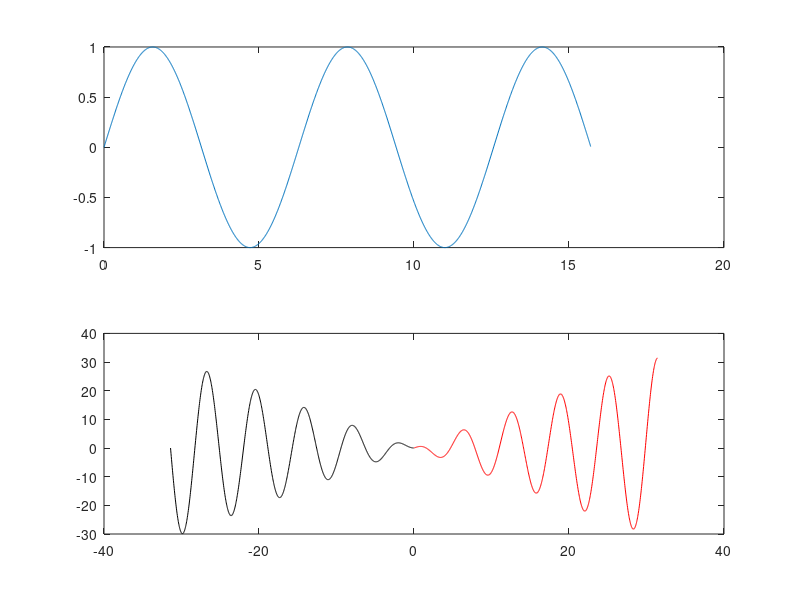
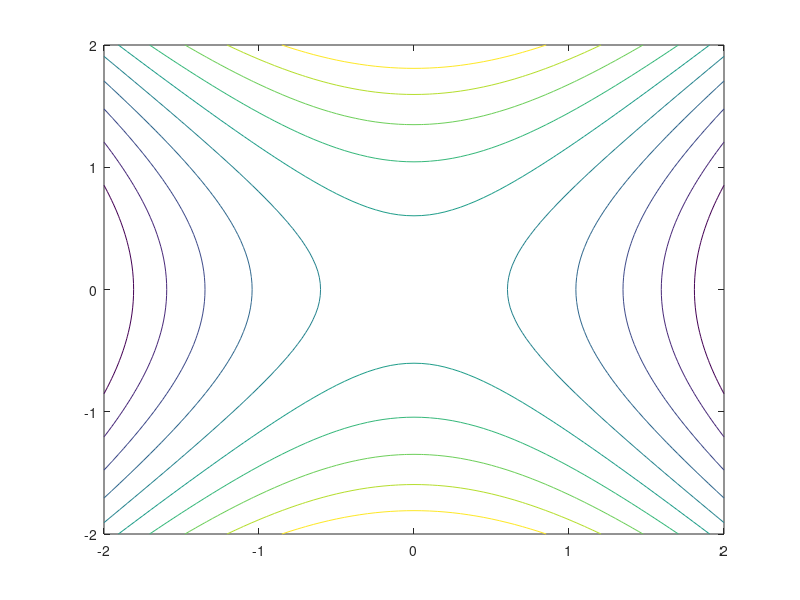
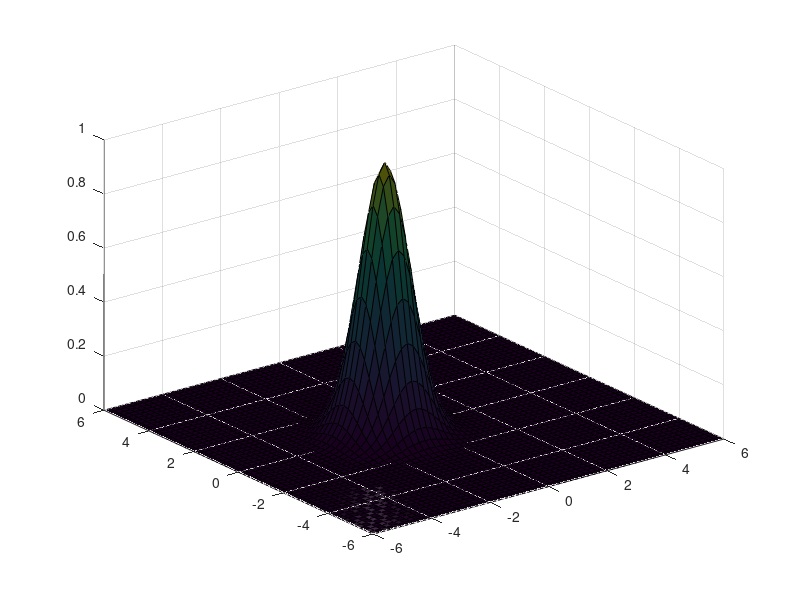

These figures' MATLAB source, in order:
%Magdalena Kołton, ćwiczenia 7
close all; clear; clc;

%zad1:
x = 0:0.01:5*pi; %przedział
f1 = sin(x);
f2 = cos(x);
subplot(211), plot(x,f1); %wyswietlam dwa wykresy w jednym oknie, jeden nad drugim
subplot(212), plot(x,f2);


%zad2:
close all; clear; clc;
x = 0:0.01:4*pi;
f1 = sin(x);
f2 = 2*(sin(x)).^2;
f3 = 3*(cos(x)).^3;

plot(x,f1,'b', x,f2,'k', x, f3, 'r');

%zad3:
close all; clear; clc;
g = -10*pi:pi/100:10*pi;
grid;
plot(g(g<=0),g(g<=0).*sin(g(g<=0)), 'k', g(g>0),g(g>0).*cos(g(g>0)),'r');

%zad4:
close all; clear; clc;
x = -2:0.05:2;
y = -2:0.05:2;
[X,Y] = meshgrid(x,y);
f = Y.^2 - X.^2;
figure;
contour(x,y,f);

%zad5:
close all; clear; clc;
x = -6:0.2:6;
y=-6:0.2:6;
[X,Y] = meshgrid(x,y);
F = exp(-(X-1).^2 + Y.^2);
G = exp(-(X+1).^2-Y.^2);
figure;
surf(x,y,F);
surf(x,y,G);

lp=[-pi/2,0,0];
light('Position',lp,'Style','local');
hold on
plot3(lp(1),lp(2),lp(3),'y*','MarkerSize',15,'LineWidth',3);



